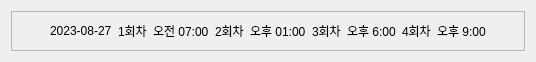
<?xml version="1.0" encoding="UTF-8"?>
<ui version="4.0">
 <class>Widget_Schedule_Row</class>
 <widget class="QWidget" name="Widget_Schedule_Row">
  <property name="geometry">
   <rect>
    <x>0</x>
    <y>0</y>
    <width>536</width>
    <height>58</height>
   </rect>
  </property>
  <property name="windowTitle">
   <string>Form</string>
  </property>
  <layout class="QHBoxLayout" name="horizontalLayout">
   <item>
    <widget class="QFrame" name="frame">
     <property name="sizePolicy">
      <sizepolicy hsizetype="Preferred" vsizetype="Expanding">
       <horstretch>0</horstretch>
       <verstretch>0</verstretch>
      </sizepolicy>
     </property>
     <property name="frameShape">
      <enum>QFrame::StyledPanel</enum>
     </property>
     <property name="frameShadow">
      <enum>QFrame::Raised</enum>
     </property>
     <layout class="QHBoxLayout" name="horizontalLayout_4">
      <item>
       <spacer name="horizontalSpacer_7">
        <property name="orientation">
         <enum>Qt::Horizontal</enum>
        </property>
        <property name="sizeHint" stdset="0">
         <size>
          <width>132</width>
          <height>20</height>
         </size>
        </property>
       </spacer>
      </item>
      <item>
       <widget class="QLabel" name="label_13">
        <property name="text">
         <string>2023-08-27</string>
        </property>
       </widget>
      </item>
      <item>
       <widget class="QLabel" name="label_7">
        <property name="text">
         <string>1회차</string>
        </property>
       </widget>
      </item>
      <item>
       <widget class="QLabel" name="label_14">
        <property name="text">
         <string>오전 07:00</string>
        </property>
       </widget>
      </item>
      <item>
       <widget class="QLabel" name="label_19">
        <property name="text">
         <string>2회차</string>
        </property>
       </widget>
      </item>
      <item>
       <widget class="QLabel" name="label_15">
        <property name="text">
         <string>오후 01:00</string>
        </property>
       </widget>
      </item>
      <item>
       <widget class="QLabel" name="label_20">
        <property name="text">
         <string>3회차</string>
        </property>
       </widget>
      </item>
      <item>
       <widget class="QLabel" name="label_16">
        <property name="text">
         <string>오후 6:00</string>
        </property>
       </widget>
      </item>
      <item>
       <widget class="QLabel" name="label_21">
        <property name="text">
         <string>4회차</string>
        </property>
       </widget>
      </item>
      <item>
       <widget class="QLabel" name="label_17">
        <property name="text">
         <string>오후 9:00</string>
        </property>
       </widget>
      </item>
      <item>
       <spacer name="horizontalSpacer_5">
        <property name="orientation">
         <enum>Qt::Horizontal</enum>
        </property>
        <property name="sizeHint" stdset="0">
         <size>
          <width>132</width>
          <height>20</height>
         </size>
        </property>
       </spacer>
      </item>
     </layout>
    </widget>
   </item>
  </layout>
 </widget>
 <resources/>
 <connections/>
</ui>
